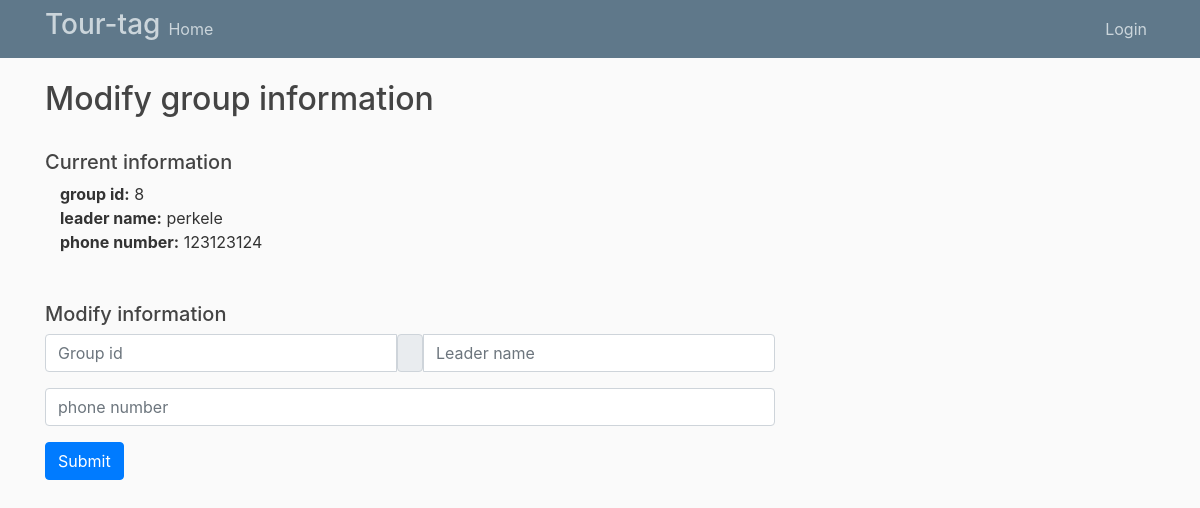
/group/, run on an earlier commit of the app's database.
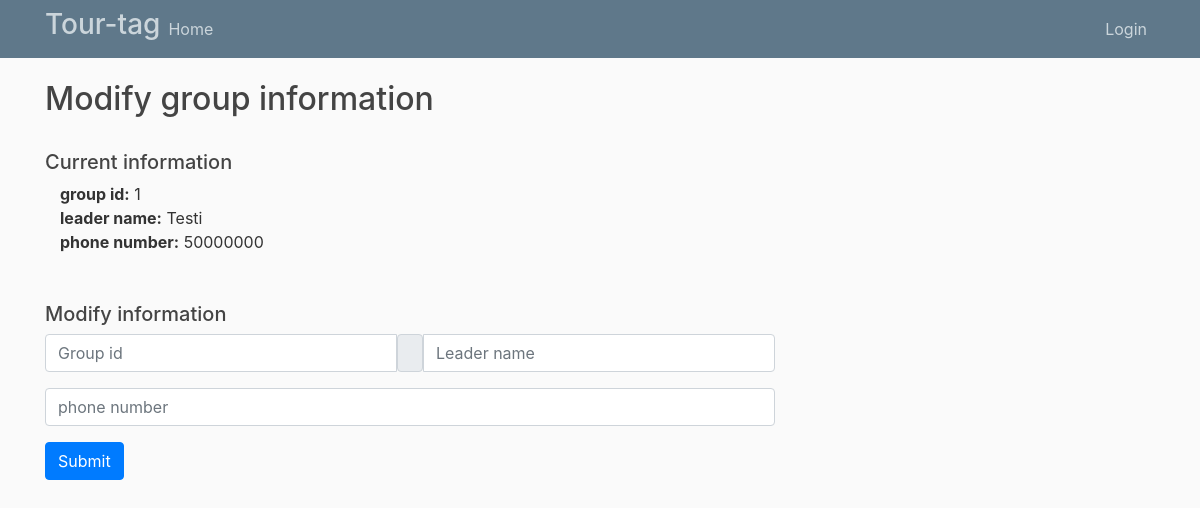
And on a later commit of the database.
### users/models.py (models this page shows)
class Group(models.Model):
    group_id = models.IntegerField()
    group_leader = models.CharField(max_length=100)
    phone_number = models.IntegerField()

### users/views.py (the view, shortened to what this page needs)
# urls.py: path('group/', views.group, name='group'),
def group(request):
    group = Group.objects.get(id='1')
    return render(request, 'group.html',{'group': group})

### users/templates/group.html (shortened to what this page needs)
{% extends "base.html" %}
{% block content %}
<h2>Modify group information</h2>
<br>
<h5>Current information</h5>
                <div class="col">
                    <b>group id:</b> {{group.group_id}}
                </div>
                <div class="col">
                    <b>leader name:</b> {{group.group_leader}}
                </div>
                <div class="col">
                    <b>phone number:</b> {{group.phone_number}}
                </div>
<br>
<br>
<h5>Modify information</h5>
<form method="POST">
    <div class="input-group mb-3">
    <input type="text" name="groupid" class="form-control" id="formGroupExampleInput" placeholder="Group id">
    <span class="input-group-text"></span>
    <input type="text" name="leadername"class="form-control" id="formGroupExampleInput2" placeholder="Leader name">
    </div>
    <div class="input-group mb-3">
    <input type="text" name="number" class="form-control" id="formGroupExampleInput" placeholder="phone number">
    </div>
    <button type="submit" name="update_group" class="btn btn-primary">Submit</button>
</form>
{% endblock content %}

What changed in the data, as far as the page shows it:
changed Group: group_id "8" → "1"; group_leader "perkele" → "Testi"; phone_number "123123124" → "50000000"
